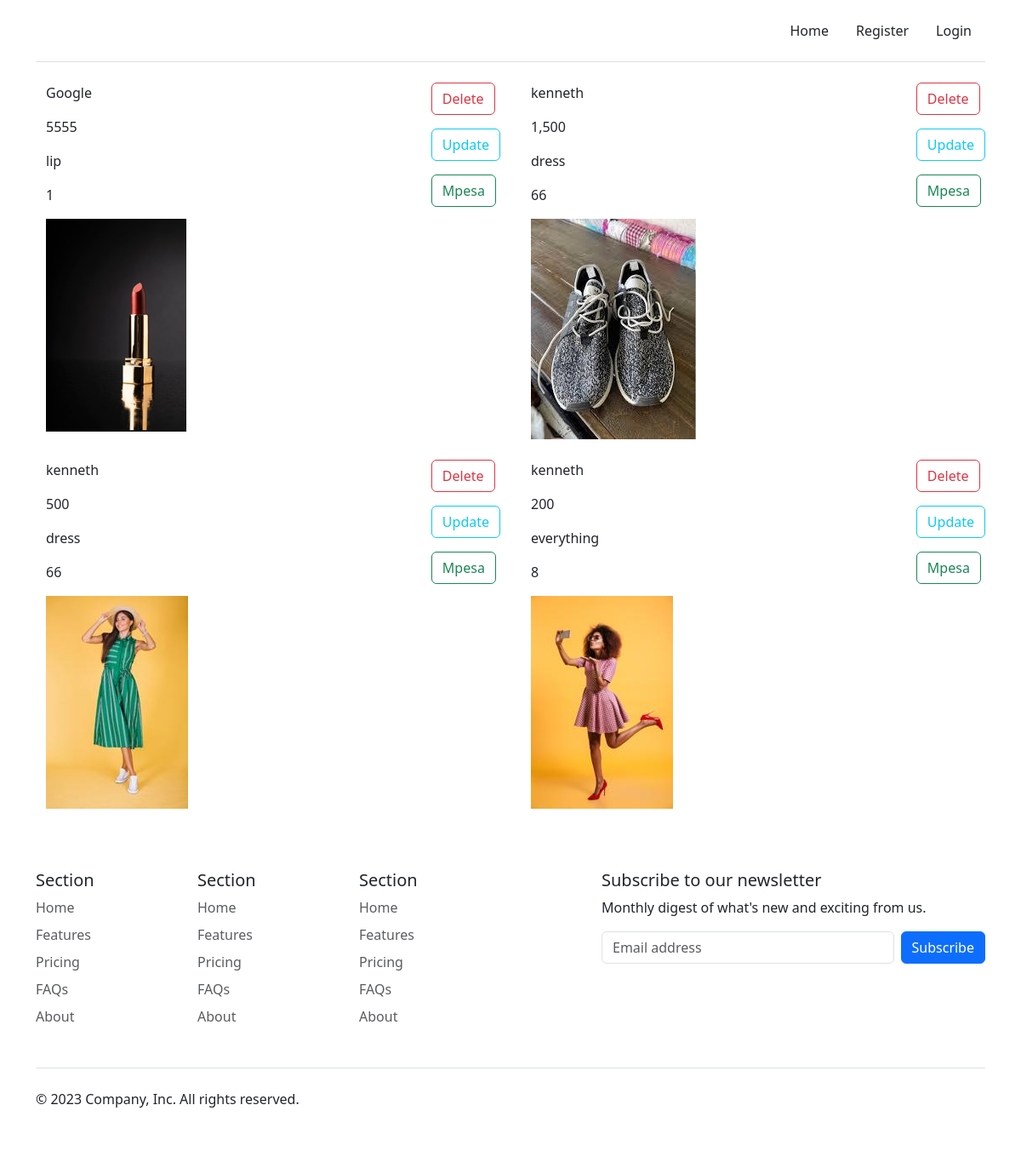
Before: / with the older database file.
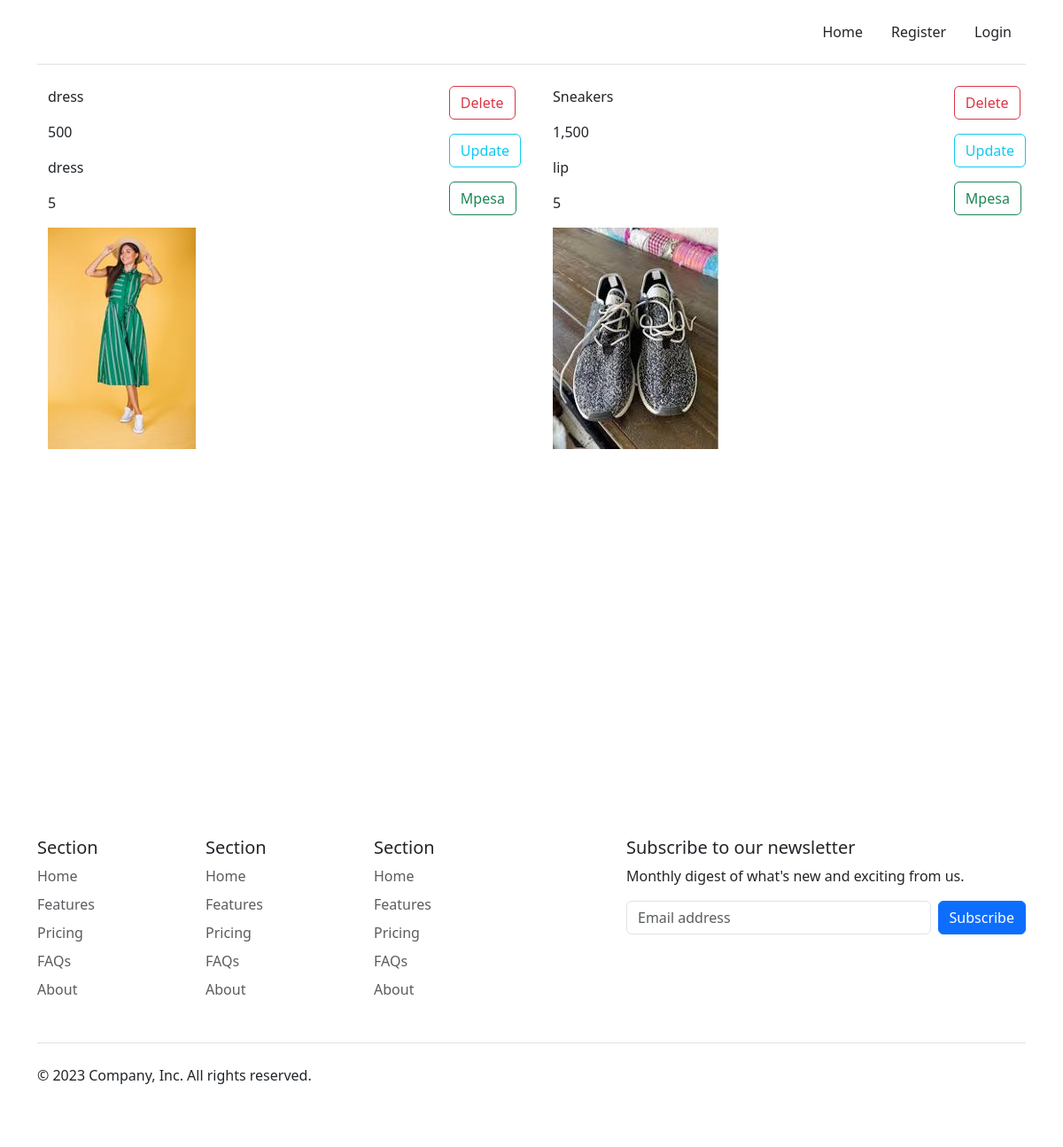
After: the same page with the newer database file.
### shop/models.py (models this page shows, shortened)
class Product(models.Model):
    name = models.CharField(max_length=100, blank=False, null=False)
    qtty = models.CharField(max_length=100, blank=False, null=False)
    price = models.CharField(max_length=100, blank=False, null=False)
    desc = models.CharField(max_length=100, blank=False, null=False)
    image = models.ImageField(upload_to='media/static/images/shop/', null=True)

### djangoProjectGoogleLogin/views.py (the view)
# urls.py: 2. Add a URL to urlpatterns:  path('', views.home, name='home')
def home(request):
    context = {}
    products = Product.objects.all()
    context['products'] = products
    return render(request, 'index.html', context)

### templates/index.html (shortened to what this page needs)
{% extends 'base.html' %}
{% load static %}
{% block content %}
    <div class="row">
        {% for product in products %}
            <div class="col-lg-6  col-12 d-flex">
                <div class="container mb-4">
                    <p>{{product.name}}</p>
                    <p>{{product.price}}</p>
                    <p>{{product.desc}}</p>
                    <p>{{product.qtty}}</p>
                    <img src="{{ product.image.url }}" alt="{{ product.name }}">
                </div>
                <div>
                    <p><a class="btn btn-outline-danger" href="shop/delete/{{ product.id }}">Delete</a></p>
                    <p><a class="btn btn-outline-info" href="shop/update/{{ product.id }}">Update</a></p>
                    <p><a class="btn btn-outline-success" href="shop/pay/{{ product.id }}">Mpesa</a></p>
                </div>
            </div>
        {% endfor %}
    </div>
{% endblock %}

Changed rows visible on the page:
removed Product: name "Google", price "5555", desc "lip", qtty "1", image (picture)
removed Product: name "kenneth", price "1,500", desc "dress", qtty "66", image (picture)
removed Product: name "kenneth", price "500", desc "dress", qtty "66", image (picture)
removed Product: name "kenneth", price "200", desc "everything", qtty "8", image (picture)
added Product: name "dress", price "500", desc "dress", qtty "5", image (picture)
added Product: name "Sneakers", price "1,500", desc "lip", qtty "5", image (picture)
